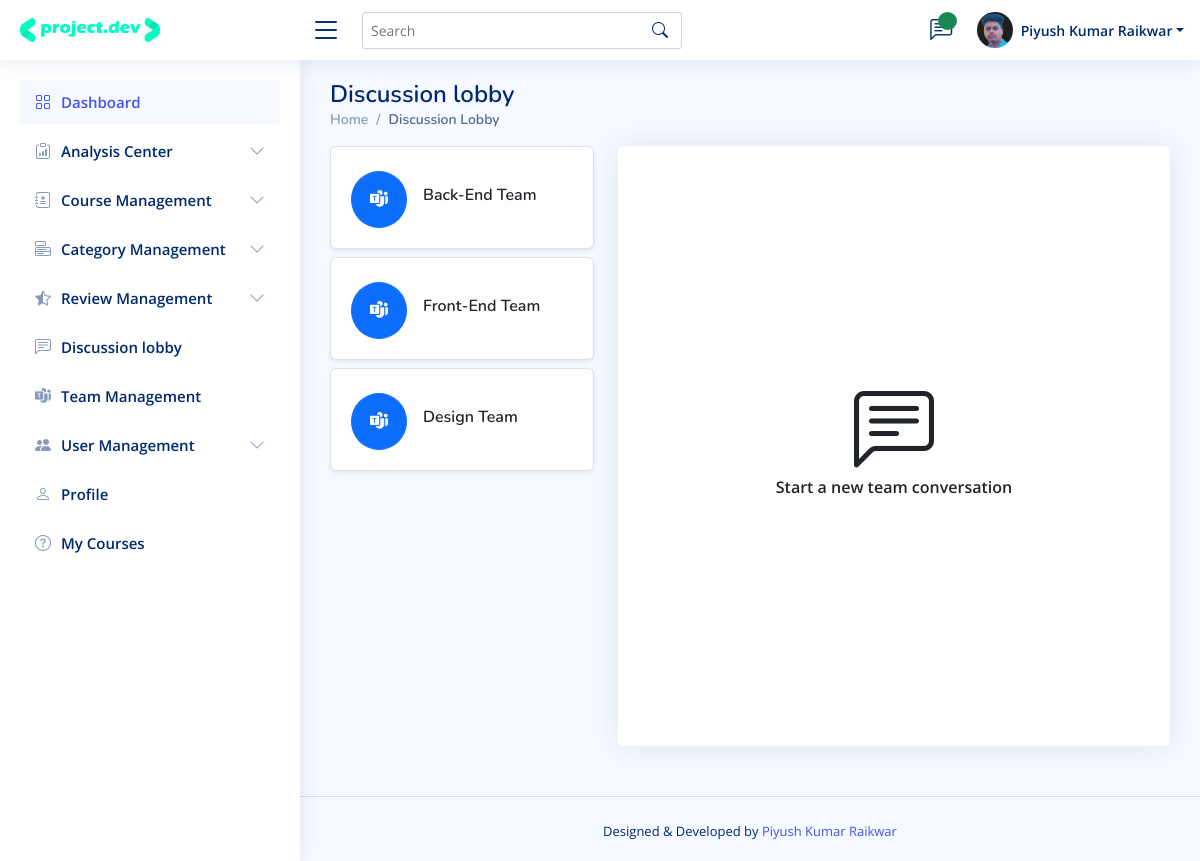
The page /admin/discussion_lobby_team_read.php (signed in) on the database its author committed.
### tables this page shows
CREATE TABLE `team` (
  `team_id` int(11) NOT NULL,
  `team_name` varchar(255) NOT NULL,
  `team_entry_date` varchar(255) NOT NULL,
  `user_id` int(11) NOT NULL,
  `user_email` varchar(255) NOT NULL,
  `active_record` varchar(255) NOT NULL DEFAULT 'Yes'
);

### admin/discussion_lobby_team_read.php (the view, shortened to what this page needs)
<?php include('admin_header.php');
?>
<body>
  <?php include("navbar.php") ?>
  <?php include('sidebar.php') ?>
  <main id="main" class="main">
    <div class="pagetitle">
      <h1>Discussion lobby</h1>
      <nav>
        <ol class="breadcrumb">
          <li class="breadcrumb-item"><a href="index.php">Home</a></li>
          <li class="breadcrumb-item active">Discussion Lobby</li>
        </ol>
      </nav>
    </div>
    <section class="section profile">
      <div class="row">
        <div class="col-xl-4 overflow-y-auto" style='height:75vh;'>
          <?php
          $login_user_id = $_SESSION['user_id'];
          $sql_fetch_all_team = "SELECT * FROM `team`
          INNER JOIN team_member ON team.team_id = team_member.enroll_team_id
          WHERE team.active_record = 'Yes' AND team_member.active_record = 'Yes' AND team_member.tm_user_id = '{$login_user_id}'
          GROUP BY team.team_name
          ORDER BY team.team_id DESC";
          $result_sql_fetch_all_team = mysqli_query($conn, $sql_fetch_all_team) or die("Query Failed!!");
          if (mysqli_num_rows($result_sql_fetch_all_team) > 0) {
            while ($row_sql_fetch_all_team = mysqli_fetch_assoc($result_sql_fetch_all_team)) {
          ?>
              <a href="discussion_lobby.php?team_id=<?php echo $row_sql_fetch_all_team['team_id']; ?>" class='text-dark'>
                <div class="card-body profile-card border pt-4 mb-2 d-flex align-items-center gap-3 rounded-2 bg-white shadow-sm" style='cursor: pointer;'>
                  <i class="bi bi-microsoft-teams rounded-circle btn btn-primary" style="font-size: 18px; padding: 14px 18px"></i>
                  <div class='d-flex justify-content-between align-items-center w-100'>
                    <h5 class='fw-semibold h6'><?php echo $row_sql_fetch_all_team['team_name']; ?></h5>
                  </div>
                </div>
              </a>
            <?php
            }
          }
          ?>
        </div>
        <div class="col-xl-8">
          <div class="card">
            <div class="card-body pt-3 d-flex flex-column justify-content-center align-items-center" style='height:75vh; cursor:pointer;'>
              <i class="bi bi-chat-left-text display-1 "></i>
              <p class="h6 fw-semibold">Start a new team conversation</p>
            </div>
          </div>
        </div>
      </div>
    </section>
  </main>
  <?php include('admin_footer.php') ?>

### admin/assets/css/style.css (style rules this page uses)
:root { scroll-behavior: smooth; }
body { font-family: "Open Sans", sans-serif; background: #f6f9ff; color: #444444; }
a { color: #4154f1; text-decoration: none; }
h1, h2, h3, h4, h5, h6 { font-family: "Nunito", sans-serif; }
#main { margin-top: 60px; padding: 20px 30px; transition: all 0.3s; }
.pagetitle { margin-bottom: 10px; }
.pagetitle h1 { font-size: 24px; margin-bottom: 0; font-weight: 600; color: #012970; }
.card { margin-bottom: 30px; border: none; border-radius: 5px; box-shadow: 0px 0 30px rgba(1, 41, 112, 0.1); }
.card-body { padding: 0 20px 20px 20px; }
.breadcrumb { font-size: 14px; font-family: "Nunito", sans-serif; color: #899bbd; font-weight: 600; }
.breadcrumb a { color: #899bbd; transition: 0.3s; }
.breadcrumb .breadcrumb-item::before { color: #899bbd; }
.breadcrumb .active { color: #51678f; font-weight: 600; }
@media (min-width: 1200px) { #main, #footer { margin-left: 300px; } }

### rows shown on the page
team: team_name "Back-End Team"
team: team_name "Front-End Team"
team: team_name "Design Team"

### other values the page prints
$_SESSION['username'] "Piyush Kumar Raikwar"
